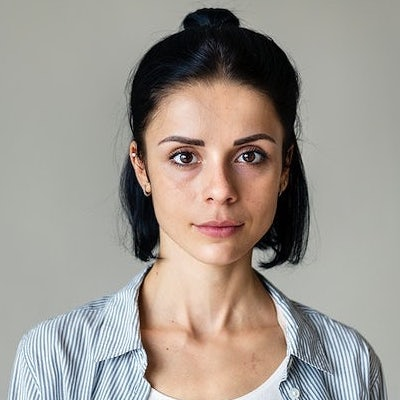
#> input picture new/face1.jpg, 400 x 400 px
$ python problem4.py
#> lines starting #> are read from the running program, lines starting #| are printed output that depends on the picture
#> further down, img is the input picture: shape (400, 400, 3); mean B, G, R 143.9, 151.2, 158.4
import cv2
import numpy as np
import os
import math
import sys

def swirl_image(img, swirl_radius, swirl_angle, swirl_direction, bilinear=True):
    # Create an empty image of the same dimensions
    new_img = np.zeros(img.shape, np.uint8)

    # Calculate the center of the image
    img_height, img_width, _ = img.shape
    centre_x, centre_y = img_height // 2, img_width // 2

    # Loop over each pixel
    for x in range(0, img_width):
        for y in range(0, img_height):
            # Center the pixel's coordinates
            centred_x = -(x - centre_x)
            centred_y = -(y - centre_y)

            # Convert to polar coordinates
            # atan2 handles quadrants
            r = math.sqrt(centred_x ** 2 + centred_y ** 2)
            theta = math.atan2(centred_y, centred_x)

            # Idea is that the further from the origin, the less we want to rotate the pixels
            # this will give the swirl effect

            # Only swirl the pixel if its less than the swirl radius
            # r >= 0 as we are square rooting
            if r <= swirl_radius:
                # Use a linear scale for the swirl, pixels near the center have the most swirl
                # swirl_direction can be used to switch between clockwise and anti-clockwise
                theta += swirl_angle * (1 - r / swirl_radius) * swirl_direction

                # Instead of rounding we should use interpolation
                # Rounding is just nearest neighbour?
                # Convert back to cartesian
                new_x = -(round(math.cos(theta) * r) - centre_x)
                new_y = -(round(math.sin(theta) * r) - centre_y)

                if bilinear:
                    # Bilinear interpolation
                    neighbourhood = img[max(new_x-1,0):min(new_x+1, img_width - 1), max(new_y-1, 0):min(new_y+1, img_width+1)]
                    bilinear_avg = np.average(neighbourhood, axis=(1, 0)).astype(dtype=np.uint8)

                    # Map the pixels to the new image
                    new_img[x, y] = bilinear_avg
                else:
                    new_img[x, y] = img[new_x, new_y]
            else:
                new_img[x, y] = img[x, y]

    return new_img

def low_pass_butterworth(channel, n, K):
    # Fourier Transform of the image
    fft = np.fft.fft2(channel)
    # Shift it so (0, 0) is in the centre
    fft = np.fft.fftshift(fft)
    img_width, img_height = channel.shape
    # Calculate the coordinates of the centre
    centre_x, centre_y = img_width // 2, img_height // 2

    lpf = np.zeros((img_width, img_height), np.float64)

    for x in range(-centre_x, centre_x):
        for y in range(-centre_y, centre_y):
            dist = math.sqrt(x ** 2 + y ** 2)
            lpf[centre_x + x, centre_y + y] = 1 / (1 + np.power(dist / K, 2 * n))

    # Convolution is the same as multiplication on freq domain
    fft *= lpf

    # Reverse the centre shift
    f_ishift = np.fft.ifftshift(fft)
    # Reverse the fourier transform
    ifft = np.fft.ifft2(f_ishift)
    # Take abs as the values could be complex
    ifft = np.abs(ifft)
    return np.uint8(ifft)

def lpb_colour(img, n, K):
#> called with n = 1, K = 40
    b, g, r = cv2.split(img)
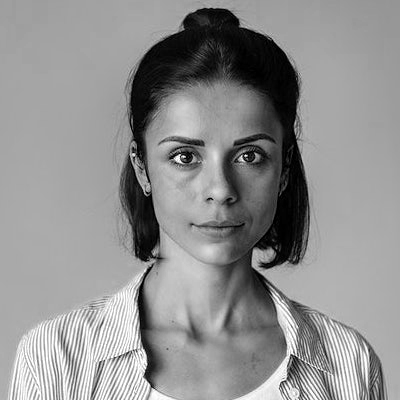
#> b: shape (400, 400); min 0, max 255, mean 143.9
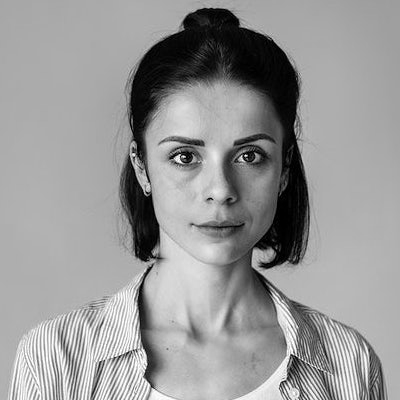
#> g: shape (400, 400); min 0, max 255, mean 151.2

    bl = low_pass_butterworth(b, n, K)
#> after the loop in low_pass_butterworth, `for x in range(-centre_x, centre_x):`:
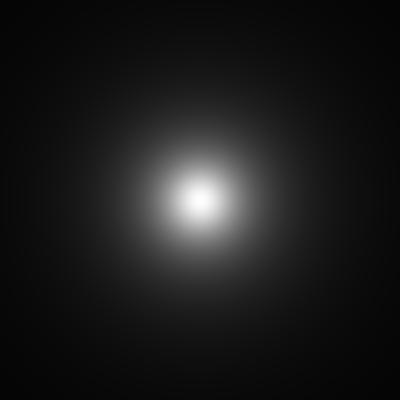
#> lpf: shape (400, 400) float64; min 0.0196, max 1, mean 0.109
    gl = low_pass_butterworth(g, n, K)
    rl = low_pass_butterworth(r, n, K)
#> call 3 of low_pass_butterworth, with n = 1, K = 40
#> in low_pass_butterworth (call 3), `ifft = np.abs(ifft)`:
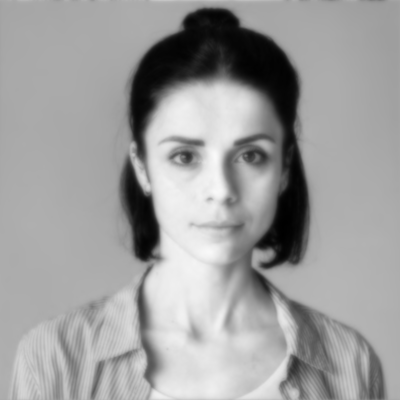
#> ifft: shape (400, 400) float64; min 0.508, max 249.6, mean 158.4

    return cv2.merge((bl, gl, rl))
#> returned value: shape (400, 400, 3)

img = cv2.imread("face1.jpg", cv2.IMREAD_COLOR)
lpf = lpb_colour(img, 1, 40)
swirl_direction = -1
swirled = swirl_image(lpf, 170, math.pi / 2, swirl_direction, bilinear=True)
#> after the loop in swirl_image, `for x in range(0, img_width):`:
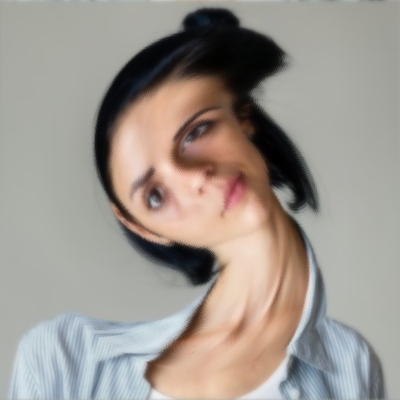
#> new_img: shape (400, 400, 3); mean B, G, R 143.2, 150.5, 157.7
reversed = swirl_image(swirled, 170, math.pi / 2, -swirl_direction, bilinear=True)
diff = img - reversed
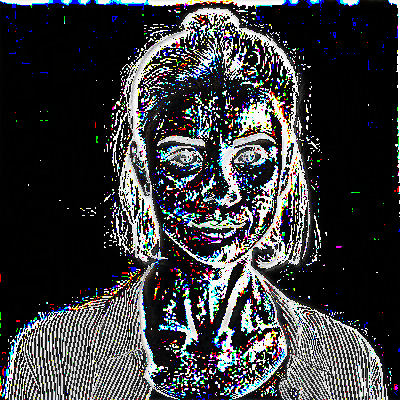
#> diff: shape (400, 400, 3); mean B, G, R 61.2, 59.3, 58.1

concat = np.concatenate((img, lpf, swirled, reversed, diff), axis=1)
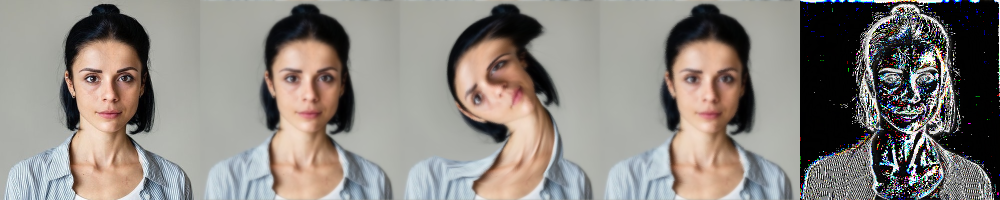
#> concat: shape (400, 2000, 3) (shown at 1/2 size); mean B, G, R 126.9, 132.4, 137.9
cv2.imshow("Displayed Image", concat)
cv2.waitKey(0)

$ run again, with new/face2.jpg copied over new/face1.jpg
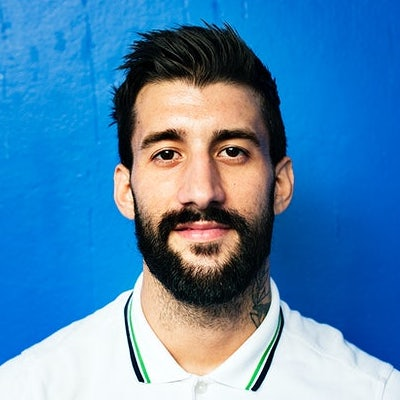
#> input picture new/face2.jpg, 400 x 400 px
#> img is the input picture: shape (400, 400, 3); mean B, G, R 176.8, 133.1, 78.9
#> after the loop in swirl_image, `for x in range(0, img_width):`:
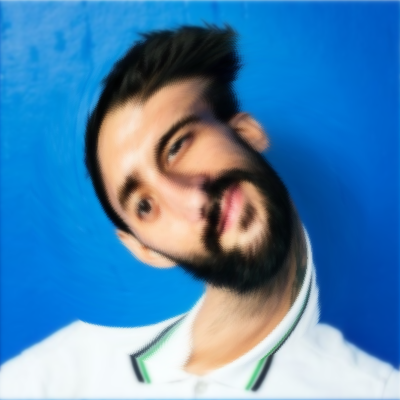
#> new_img: shape (400, 400, 3); mean B, G, R 176.1, 132.4, 78.1
#> `concat = np.concatenate((img, lpf, swirled, reversed, diff), axis=1)`:
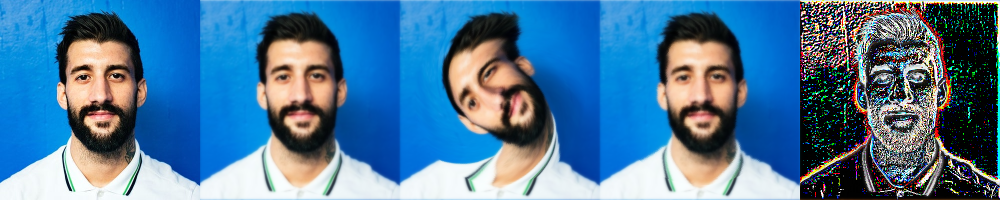
#> concat: shape (400, 2000, 3) (shown at 1/2 size); mean B, G, R 154.8, 120, 75.8
